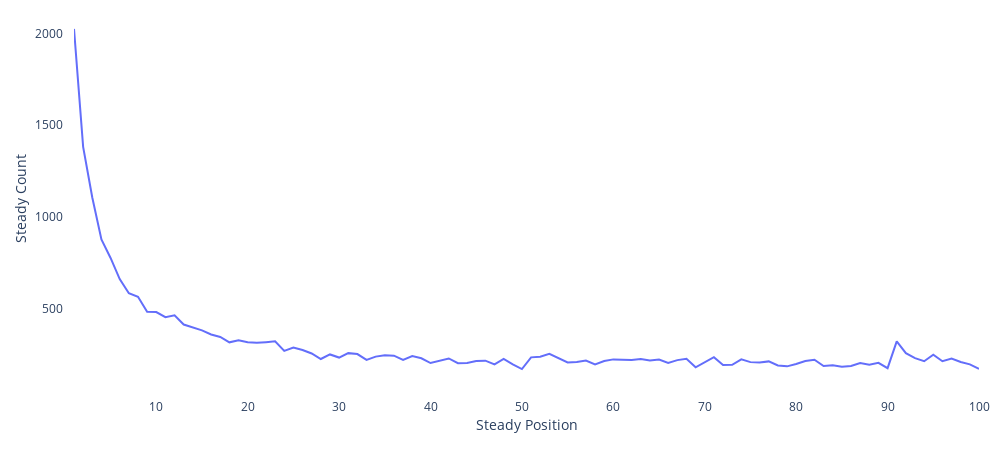

Notebook source saved alongside this figure:
### Code cell
fig = go.Figure(go.Scatter(x=(trend_df == 'Steady').sum(axis = 1).index + 1,
                           y=(trend_df == 'Steady').sum(axis = 1),
                           mode='lines',
                           name='lines'))
fig.update_layout(width=1000, 
                  height=450, 
                  plot_bgcolor='rgb(255,255,255)',
                  xaxis_title="Steady Position",
                  yaxis_title="Steady Count",
                  margin={'l':10, 'r':10, 'b':10, 't':10, 'pad':10})
fig.show()

### Figure 1 — Plotly figure (JSON) as saved in the notebook; plotly's stock layout.template omitted (floating-point values rounded to 4 significant figures)
{"data": [{"mode": "lines", "name": "lines", "type": "scatter", "x": [1, 2, 3, 4, 5, 6, 7, 8, 9, 10, 11, 12, 13, 14, 15, 16, 17, 18, 19, 20, 21, 22, 23, 24, 25, 26, 27, 28, 29, 30, 31, 32, 33, 34, 35, 36, 37, 38, 39, 40, 41, 42, 43, 44, 45, 46, 47, 48, 49, 50, 51, 52, 53, 54, 55, 56, 57, 58, 59, 60, 61, 62, 63, 64, 65, 66, 67, 68, 69, 70, 71, 72, 73, 74, 75, 76, 77, 78, 79, 80, 81, 82, 83, 84, 85, 86, 87, 88, 89, 90, 91, 92, 93, 94, 95, 96, 97, 98, 99, 100], "y": [2025, 1382, 1106, 877, 776, 661, 584, 564, 483, 481, 453, 463, 413, 399, 381, 359, 345, 316, 327, 316, 313, 317, 322, 269, 288, 274, 255, 225, 250, 233, 257, 252, 220, 238, 246, 243, 220, 241, 229, 203, 216, 228, 202, 203, 214, 216, 196, 225, 196, 170, 234, 237, 253, 231, 206, 209, 217, 196, 214, 223, 219, 219, 225, 217, 222, 204, 219, 226, 180, 208, 235, 192, 193, 223, 208, 206, 212, 190, 185, 198, 214, 221, 187, 191, 183, 187, 203, 194, 204, 175, 321, 257, 230, 213, 249, 213, 227, 209, 196, 171]}], "layout": {"height": 450, "margin": {"b": 10, "l": 10, "pad": 10, "r": 10, "t": 10}, "plot_bgcolor": "rgb(255,255,255)", "width": 1000, "xaxis": {"autorange": true, "range": [1, 100], "title": {"text": "Steady Position"}, "type": "linear"}, "yaxis": {"autorange": true, "range": [66.94, 2128.0], "title": {"text": "Steady Count"}, "type": "linear"}}}
